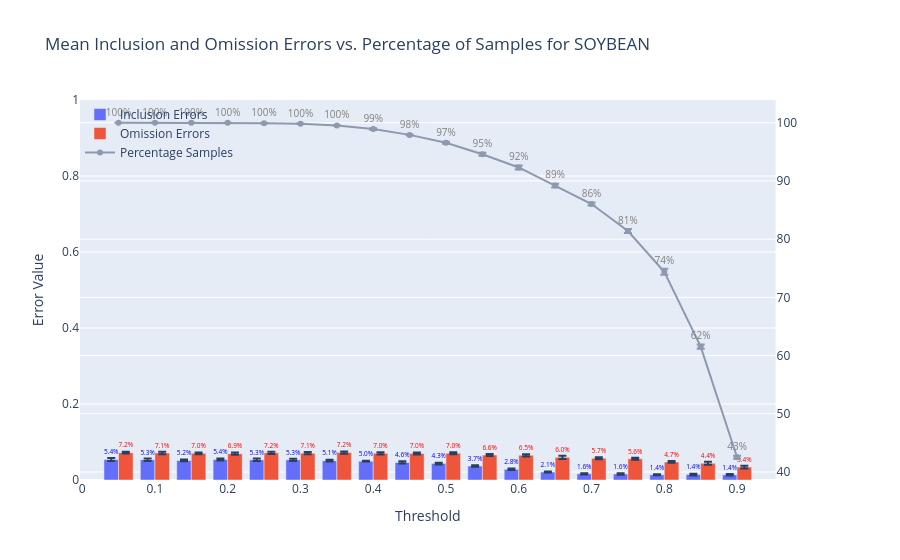

The notebook cell this image was saved under:
### Code cell
# Create the figure
fig = go.Figure()

fig = make_subplots(specs=[[{"secondary_y": True}]])


# Add the bar trace for inclusion errors
fig.add_trace(go.Bar(
    x=df_taxas.index,
    y=df_taxas['inclusion_errors_mean'],
    name='Inclusion Errors',
    text=df_taxas['inclusion_errors_mean'],
    texttemplate='%{text:.1%}',
    textposition='outside',
    textfont=dict(color='blue'),
    error_y=dict(
        type='data',
        array=df_taxas['inclusion_errors_std'],
        visible=True
    )
))

# Add the bar trace for omission errors
fig.add_trace(go.Bar(
    x=df_taxas.index,
    y=df_taxas['omission_errors_mean'],
    name='Omission Errors',
    text=df_taxas['omission_errors_mean'],
    texttemplate='%{text:.1%}',
    textposition='outside',
    textfont=dict(color='red'),
    error_y=dict(
        type='data',
        array=df_taxas['omission_errors_std'],
        visible=True
    )
))

# Add the line trace for percentage samples
fig.add_trace(go.Scatter(
    x=df_taxas.index,
    y=df_taxas['percentage_samples_mean'],
    name='Percentage Samples',
    mode='lines+markers+text',
    line=dict(color='#8d99ae'),
    text=df_taxas['percentage_samples_mean'],
    texttemplate='%{text:.0f}%',
    textposition='top center',
    textfont=dict(color='grey', size=10),
    error_y=dict(
        type='data',
        array=df_taxas['percentage_samples_std'],
        visible=True
    )
),
    secondary_y=True
)

# Set the layout
fig.update_layout(
    title='Mean Inclusion and Omission Errors vs. Percentage of Samples for SOYBEAN',
    xaxis_title='Threshold',
    yaxis_title='Error Value',
    yaxis=dict(range=[0, 1]),
    legend=dict(
        x=0,
        y=1,
        traceorder='normal',
        font=dict(size=12),
        bgcolor='rgba(0,0,0,0)'
    )
)

# Show the plot
fig.show()

### Figure 1 — Plotly figure (JSON) as saved in the notebook; plotly's stock layout.template omitted (floating-point values rounded to 4 significant figures)
{"data": [{"error_y": {"array": [0.003846, 0.003346, 0.002211, 0.002811, 0.00351, 0.00306, 0.002176, 0.001273, 0.002951, 0.002419, 0.002237, 0.001898, 0.001392, 0.001673, 0.002206, 0.001473, 0.002178, 0.002087], "type": "data", "visible": true}, "name": "Inclusion Errors", "text": [0.05415, 0.05349, 0.0515, 0.05392, 0.05335, 0.05314, 0.05091, 0.04965, 0.04608, 0.0433, 0.03681, 0.02806, 0.02083, 0.01629, 0.0158, 0.01379, 0.01416, 0.01385], "textfont": {"color": "blue"}, "textposition": "outside", "texttemplate": "%{text:.1%}", "type": "bar", "x": [0.05, 0.1, 0.15, 0.2, 0.25, 0.3, 0.35, 0.4, 0.45, 0.5, 0.55, 0.6, 0.65, 0.7, 0.75, 0.8, 0.85, 0.9], "y": [0.05415, 0.05349, 0.0515, 0.05392, 0.05335, 0.05314, 0.05091, 0.04965, 0.04608, 0.0433, 0.03681, 0.02806, 0.02083, 0.01629, 0.0158, 0.01379, 0.01416, 0.01385]}, {"error_y": {"array": [0.002429, 0.003169, 0.002299, 0.003015, 0.002912, 0.003161, 0.002801, 0.003051, 0.002561, 0.002781, 0.002536, 0.003021, 0.004447, 0.002775, 0.002614, 0.002354, 0.00407, 0.003565], "type": "data", "visible": true}, "name": "Omission Errors", "text": [0.07197, 0.07121, 0.07034, 0.06934, 0.07159, 0.0707, 0.07219, 0.07009, 0.06977, 0.07025, 0.06559, 0.06503, 0.05955, 0.05715, 0.05567, 0.04747, 0.04397, 0.03391], "textfont": {"color": "red"}, "textposition": "outside", "texttemplate": "%{text:.1%}", "type": "bar", "x": [0.05, 0.1, 0.15, 0.2, 0.25, 0.3, 0.35, 0.4, 0.45, 0.5, 0.55, 0.6, 0.65, 0.7, 0.75, 0.8, 0.85, 0.9], "y": [0.07197, 0.07121, 0.07034, 0.06934, 0.07159, 0.0707, 0.07219, 0.07009, 0.06977, 0.07025, 0.06559, 0.06503, 0.05955, 0.05715, 0.05567, 0.04747, 0.04397, 0.03391]}, {"error_y": {"array": [0, 0, 0, 0, 0.03176, 0.05654, 0.04847, 0.1482, 0.06561, 0.1701, 0.2471, 0.3394, 0.3303, 0.2628, 0.3477, 0.5253, 0.3802, 0.2566], "type": "data", "visible": true}, "line": {"color": "#8d99ae"}, "mode": "lines+markers+text", "name": "Percentage Samples", "text": [100, 100, 100, 100, 99.91, 99.82, 99.53, 98.91, 97.92, 96.56, 94.59, 92.32, 89.21, 86.04, 81.4, 74.4, 61.53, 42.53], "textfont": {"color": "grey", "size": 10}, "textposition": "top center", "texttemplate": "%{text:.0f}%", "type": "scatter", "x": [0.05, 0.1, 0.15, 0.2, 0.25, 0.3, 0.35, 0.4, 0.45, 0.5, 0.55, 0.6, 0.65, 0.7, 0.75, 0.8, 0.85, 0.9], "xaxis": "x", "y": [100, 100, 100, 100, 99.91, 99.82, 99.53, 98.91, 97.92, 96.56, 94.59, 92.32, 89.21, 86.04, 81.4, 74.4, 61.53, 42.53], "yaxis": "y2"}], "layout": {"legend": {"bgcolor": "rgba(0,0,0,0)", "font": {"size": 12}, "traceorder": "normal", "x": 0, "y": 1}, "title": {"text": "Mean Inclusion and Omission Errors vs. Percentage of Samples for SOYBEAN"}, "xaxis": {"anchor": "y", "domain": [0, 0.94], "title": {"text": "Threshold"}}, "yaxis": {"anchor": "x", "domain": [0, 1], "range": [0, 1], "title": {"text": "Error Value"}}, "yaxis2": {"anchor": "x", "overlaying": "y", "side": "right"}}}
